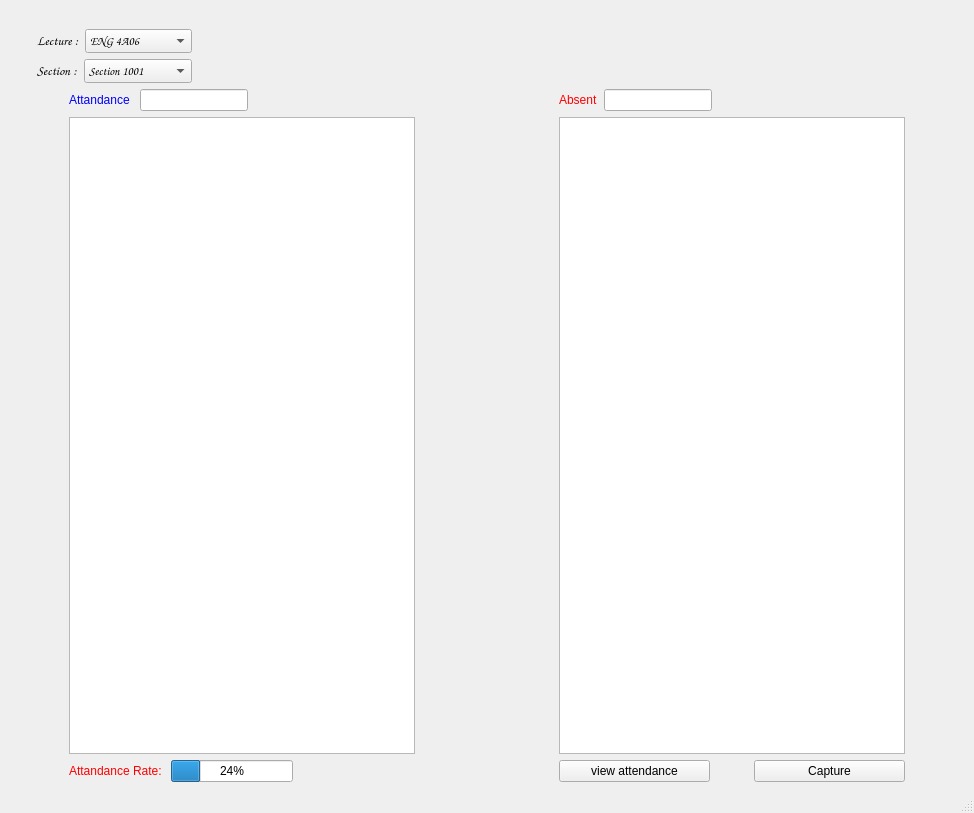
<?xml version="1.0" encoding="UTF-8"?>
<ui version="4.0">
 <class>MainWindow</class>
 <widget class="QMainWindow" name="MainWindow">
  <property name="geometry">
   <rect>
    <x>0</x>
    <y>0</y>
    <width>974</width>
    <height>813</height>
   </rect>
  </property>
  <property name="sizePolicy">
   <sizepolicy hsizetype="Fixed" vsizetype="Fixed">
    <horstretch>0</horstretch>
    <verstretch>0</verstretch>
   </sizepolicy>
  </property>
  <property name="acceptDrops">
   <bool>false</bool>
  </property>
  <property name="windowTitle">
   <string>MainWindow</string>
  </property>
  <property name="windowIcon">
   <iconset theme="ProfMate">
    <normaloff>.</normaloff>.</iconset>
  </property>
  <property name="toolButtonStyle">
   <enum>Qt::ToolButtonTextOnly</enum>
  </property>
  <widget class="QWidget" name="centralwidget">
   <layout class="QGridLayout" name="gridLayout">
    <item row="0" column="0">
     <layout class="QVBoxLayout" name="verticalLayout_4">
      <item>
       <widget class="QLabel" name="label_logo">
        <property name="sizePolicy">
         <sizepolicy hsizetype="Preferred" vsizetype="Preferred">
          <horstretch>0</horstretch>
          <verstretch>0</verstretch>
         </sizepolicy>
        </property>
        <property name="text">
         <string/>
        </property>
        <property name="pixmap">
         <pixmap>macpicture.png</pixmap>
        </property>
        <property name="scaledContents">
         <bool>true</bool>
        </property>
        <property name="wordWrap">
         <bool>true</bool>
        </property>
       </widget>
      </item>
      <item>
       <layout class="QHBoxLayout" name="horizontalLayout_3">
        <item>
         <layout class="QVBoxLayout" name="verticalLayout">
          <item>
           <layout class="QHBoxLayout" name="horizontalLayout">
            <item>
             <spacer name="horizontalSpacer_16">
              <property name="orientation">
               <enum>Qt::Horizontal</enum>
              </property>
              <property name="sizeType">
               <enum>QSizePolicy::Fixed</enum>
              </property>
              <property name="sizeHint" stdset="0">
               <size>
                <width>28</width>
                <height>20</height>
               </size>
              </property>
             </spacer>
            </item>
            <item>
             <widget class="QLabel" name="label_lecture">
              <property name="sizePolicy">
               <sizepolicy hsizetype="Fixed" vsizetype="Fixed">
                <horstretch>0</horstretch>
                <verstretch>0</verstretch>
               </sizepolicy>
              </property>
              <property name="font">
               <font>
                <family>Comic Sans MS</family>
               </font>
              </property>
              <property name="text">
               <string>&lt;html&gt;&lt;head/&gt;&lt;body&gt;&lt;p&gt;&lt;span style=&quot; font-size:10pt;&quot;&gt;Lecture :&lt;/span&gt;&lt;/p&gt;&lt;/body&gt;&lt;/html&gt;</string>
              </property>
             </widget>
            </item>
            <item>
             <widget class="QComboBox" name="comboBox_lecture">
              <property name="sizePolicy">
               <sizepolicy hsizetype="Fixed" vsizetype="Fixed">
                <horstretch>0</horstretch>
                <verstretch>0</verstretch>
               </sizepolicy>
              </property>
              <property name="font">
               <font>
                <family>Comic Sans MS</family>
               </font>
              </property>
              <item>
               <property name="text">
                <string>ENG 4A06</string>
               </property>
              </item>
              <item>
               <property name="text">
                <string>COMPENG 4TL4</string>
               </property>
              </item>
             </widget>
            </item>
           </layout>
          </item>
          <item>
           <layout class="QHBoxLayout" name="horizontalLayout_2">
            <item>
             <spacer name="horizontalSpacer_12">
              <property name="orientation">
               <enum>Qt::Horizontal</enum>
              </property>
              <property name="sizeType">
               <enum>QSizePolicy::Fixed</enum>
              </property>
              <property name="sizeHint" stdset="0">
               <size>
                <width>28</width>
                <height>20</height>
               </size>
              </property>
             </spacer>
            </item>
            <item>
             <widget class="QLabel" name="label_section">
              <property name="sizePolicy">
               <sizepolicy hsizetype="Fixed" vsizetype="Fixed">
                <horstretch>0</horstretch>
                <verstretch>0</verstretch>
               </sizepolicy>
              </property>
              <property name="font">
               <font>
                <family>Comic Sans MS</family>
               </font>
              </property>
              <property name="text">
               <string>&lt;html&gt;&lt;head/&gt;&lt;body&gt;&lt;p&gt;&lt;span style=&quot; font-size:10pt;&quot;&gt;Section :&lt;/span&gt;&lt;/p&gt;&lt;/body&gt;&lt;/html&gt;</string>
              </property>
             </widget>
            </item>
            <item>
             <widget class="QComboBox" name="comboBox_section">
              <property name="sizePolicy">
               <sizepolicy hsizetype="Minimum" vsizetype="Fixed">
                <horstretch>0</horstretch>
                <verstretch>0</verstretch>
               </sizepolicy>
              </property>
              <property name="font">
               <font>
                <family>Comic Sans MS</family>
               </font>
              </property>
              <item>
               <property name="text">
                <string>Section 1001</string>
               </property>
              </item>
              <item>
               <property name="text">
                <string>Section 1002</string>
               </property>
              </item>
              <item>
               <property name="text">
                <string>Section 1003</string>
               </property>
              </item>
              <item>
               <property name="text">
                <string>Section 1004</string>
               </property>
              </item>
              <item>
               <property name="text">
                <string>Section 1005</string>
               </property>
              </item>
              <item>
               <property name="text">
                <string>Section 1006</string>
               </property>
              </item>
             </widget>
            </item>
           </layout>
          </item>
         </layout>
        </item>
        <item>
         <widget class="QLabel" name="label_2">
          <property name="sizePolicy">
           <sizepolicy hsizetype="Expanding" vsizetype="Fixed">
            <horstretch>0</horstretch>
            <verstretch>0</verstretch>
           </sizepolicy>
          </property>
          <property name="text">
           <string/>
          </property>
          <property name="pixmap">
           <pixmap>test.png</pixmap>
          </property>
          <property name="scaledContents">
           <bool>true</bool>
          </property>
         </widget>
        </item>
       </layout>
      </item>
      <item>
       <layout class="QHBoxLayout" name="horizontalLayout_8">
        <item>
         <spacer name="horizontalSpacer_5">
          <property name="orientation">
           <enum>Qt::Horizontal</enum>
          </property>
          <property name="sizeType">
           <enum>QSizePolicy::Fixed</enum>
          </property>
          <property name="sizeHint" stdset="0">
           <size>
            <width>60</width>
            <height>20</height>
           </size>
          </property>
         </spacer>
        </item>
        <item>
         <layout class="QVBoxLayout" name="verticalLayout_2">
          <item>
           <layout class="QHBoxLayout" name="horizontalLayout_6">
            <item>
             <widget class="QLabel" name="label_attendance">
              <property name="text">
               <string>&lt;html&gt;&lt;head/&gt;&lt;body&gt;&lt;p&gt;&lt;span style=&quot; font-size:9pt; color:#0000ff;&quot;&gt;Attandance &lt;/span&gt;&lt;/p&gt;&lt;/body&gt;&lt;/html&gt;</string>
              </property>
             </widget>
            </item>
            <item>
             <widget class="QLineEdit" name="lineEdit_attendance">
              <property name="sizePolicy">
               <sizepolicy hsizetype="Fixed" vsizetype="Fixed">
                <horstretch>0</horstretch>
                <verstretch>0</verstretch>
               </sizepolicy>
              </property>
             </widget>
            </item>
            <item>
             <spacer name="horizontalSpacer_2">
              <property name="orientation">
               <enum>Qt::Horizontal</enum>
              </property>
              <property name="sizeType">
               <enum>QSizePolicy::MinimumExpanding</enum>
              </property>
              <property name="sizeHint" stdset="0">
               <size>
                <width>48</width>
                <height>20</height>
               </size>
              </property>
             </spacer>
            </item>
           </layout>
          </item>
          <item>
           <widget class="QListWidget" name="listWidget_attendance">
            <property name="sizePolicy">
             <sizepolicy hsizetype="MinimumExpanding" vsizetype="MinimumExpanding">
              <horstretch>0</horstretch>
              <verstretch>0</verstretch>
             </sizepolicy>
            </property>
            <property name="minimumSize">
             <size>
              <width>0</width>
              <height>0</height>
             </size>
            </property>
            <property name="verticalScrollMode">
             <enum>QAbstractItemView::ScrollPerPixel</enum>
            </property>
            <property name="horizontalScrollMode">
             <enum>QAbstractItemView::ScrollPerPixel</enum>
            </property>
           </widget>
          </item>
          <item>
           <layout class="QHBoxLayout" name="horizontalLayout_7">
            <item>
             <widget class="QLabel" name="label_attendancRate">
              <property name="font">
               <font>
                <family>MS Shell Dlg 2</family>
                <pointsize>9</pointsize>
                <weight>50</weight>
                <italic>false</italic>
                <bold>false</bold>
               </font>
              </property>
              <property name="mouseTracking">
               <bool>true</bool>
              </property>
              <property name="text">
               <string>&lt;html&gt;&lt;head/&gt;&lt;body&gt;&lt;p&gt;&lt;span style=&quot; font-size:9pt; color:#ff0000;&quot;&gt;Attandance Rate:  &lt;/span&gt;&lt;/p&gt;&lt;/body&gt;&lt;/html&gt;</string>
              </property>
              <property name="textFormat">
               <enum>Qt::AutoText</enum>
              </property>
             </widget>
            </item>
            <item>
             <widget class="QProgressBar" name="statusBar_rate">
              <property name="sizePolicy">
               <sizepolicy hsizetype="MinimumExpanding" vsizetype="Fixed">
                <horstretch>0</horstretch>
                <verstretch>0</verstretch>
               </sizepolicy>
              </property>
              <property name="value">
               <number>24</number>
              </property>
             </widget>
            </item>
            <item>
             <spacer name="horizontalSpacer_4">
              <property name="orientation">
               <enum>Qt::Horizontal</enum>
              </property>
              <property name="sizeType">
               <enum>QSizePolicy::Expanding</enum>
              </property>
              <property name="sizeHint" stdset="0">
               <size>
                <width>30</width>
                <height>20</height>
               </size>
              </property>
             </spacer>
            </item>
           </layout>
          </item>
         </layout>
        </item>
        <item>
         <spacer name="horizontalSpacer_3">
          <property name="orientation">
           <enum>Qt::Horizontal</enum>
          </property>
          <property name="sizeType">
           <enum>QSizePolicy::Fixed</enum>
          </property>
          <property name="sizeHint" stdset="0">
           <size>
            <width>138</width>
            <height>20</height>
           </size>
          </property>
         </spacer>
        </item>
        <item>
         <layout class="QVBoxLayout" name="verticalLayout_3">
          <item>
           <layout class="QHBoxLayout" name="horizontalLayout_4">
            <item>
             <widget class="QLabel" name="label_absent">
              <property name="text">
               <string>&lt;html&gt;&lt;head/&gt;&lt;body&gt;&lt;p&gt;&lt;span style=&quot; font-size:9pt; color:#ff0000;&quot;&gt;Absent&lt;/span&gt;&lt;/p&gt;&lt;/body&gt;&lt;/html&gt;</string>
              </property>
             </widget>
            </item>
            <item>
             <widget class="QLineEdit" name="lineEdit_absent">
              <property name="sizePolicy">
               <sizepolicy hsizetype="Minimum" vsizetype="Fixed">
                <horstretch>0</horstretch>
                <verstretch>0</verstretch>
               </sizepolicy>
              </property>
              <property name="frame">
               <bool>true</bool>
              </property>
              <property name="alignment">
               <set>Qt::AlignLeading|Qt::AlignLeft|Qt::AlignVCenter</set>
              </property>
             </widget>
            </item>
            <item>
             <spacer name="horizontalSpacer">
              <property name="orientation">
               <enum>Qt::Horizontal</enum>
              </property>
              <property name="sizeType">
               <enum>QSizePolicy::MinimumExpanding</enum>
              </property>
              <property name="sizeHint" stdset="0">
               <size>
                <width>48</width>
                <height>20</height>
               </size>
              </property>
             </spacer>
            </item>
           </layout>
          </item>
          <item>
           <widget class="QListWidget" name="listWidget_absent">
            <property name="sizePolicy">
             <sizepolicy hsizetype="MinimumExpanding" vsizetype="MinimumExpanding">
              <horstretch>0</horstretch>
              <verstretch>0</verstretch>
             </sizepolicy>
            </property>
            <property name="minimumSize">
             <size>
              <width>0</width>
              <height>0</height>
             </size>
            </property>
            <property name="verticalScrollMode">
             <enum>QAbstractItemView::ScrollPerPixel</enum>
            </property>
            <property name="horizontalScrollMode">
             <enum>QAbstractItemView::ScrollPerPixel</enum>
            </property>
           </widget>
          </item>
          <item>
           <layout class="QHBoxLayout" name="horizontalLayout_5">
            <item>
             <widget class="QPushButton" name="viewAttendance_btn">
              <property name="sizePolicy">
               <sizepolicy hsizetype="Minimum" vsizetype="Preferred">
                <horstretch>0</horstretch>
                <verstretch>0</verstretch>
               </sizepolicy>
              </property>
              <property name="text">
               <string>view attendance</string>
              </property>
             </widget>
            </item>
            <item>
             <spacer name="horizontalSpacer_17">
              <property name="orientation">
               <enum>Qt::Horizontal</enum>
              </property>
              <property name="sizeType">
               <enum>QSizePolicy::Fixed</enum>
              </property>
              <property name="sizeHint" stdset="0">
               <size>
                <width>38</width>
                <height>20</height>
               </size>
              </property>
             </spacer>
            </item>
            <item>
             <widget class="QPushButton" name="capture_btn">
              <property name="sizePolicy">
               <sizepolicy hsizetype="Minimum" vsizetype="Preferred">
                <horstretch>0</horstretch>
                <verstretch>0</verstretch>
               </sizepolicy>
              </property>
              <property name="text">
               <string>Capture</string>
              </property>
             </widget>
            </item>
           </layout>
          </item>
         </layout>
        </item>
        <item>
         <spacer name="horizontalSpacer_6">
          <property name="orientation">
           <enum>Qt::Horizontal</enum>
          </property>
          <property name="sizeType">
           <enum>QSizePolicy::Fixed</enum>
          </property>
          <property name="sizeHint" stdset="0">
           <size>
            <width>60</width>
            <height>20</height>
           </size>
          </property>
         </spacer>
        </item>
       </layout>
      </item>
     </layout>
    </item>
   </layout>
  </widget>
  <widget class="QMenuBar" name="menubar">
   <property name="geometry">
    <rect>
     <x>0</x>
     <y>0</y>
     <width>974</width>
     <height>26</height>
    </rect>
   </property>
  </widget>
  <widget class="QStatusBar" name="statusbar"/>
 </widget>
 <resources>
  <include location="MAC.qrc"/>
 </resources>
 <connections/>
</ui>
